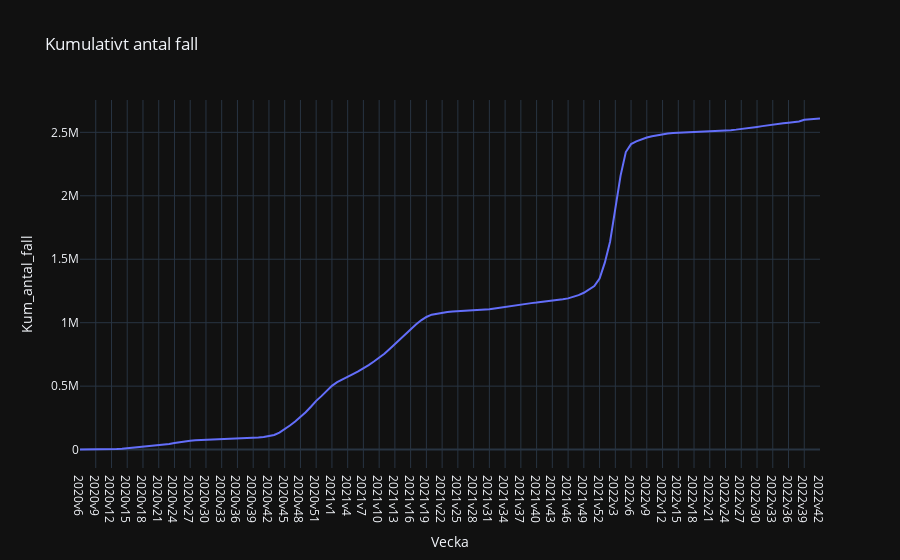

Here is the notebook cell this chart was saved with:
### Markdown cell above
Plotly

### Code cell
plotly_cumulative_number_of_cases = px.line(
    df_veckodata_riket_merged, x="Vecka", y="Kum_antal_fall", title="Kumulativt antal fall"
)
plotly_cumulative_number_of_cases.show()

### Figure 1 — Plotly figure (JSON) as saved in the notebook; plotly's stock layout.template omitted (floating-point values rounded to 4 significant figures; data arrays with more than 128 entries replaced by an {"elided": "..."} marker saying what was removed)
{"data": [{"hovertemplate": "Vecka=%{x}<br>Kum_antal_fall=%{y}<extra></extra>", "legendgroup": "", "line": {"color": "#636efa", "dash": "solid"}, "marker": {"symbol": "circle"}, "mode": "lines", "name": "", "orientation": "v", "showlegend": false, "x": {"elided": "142 str values"}, "xaxis": "x", "y": {"elided": "142 int values"}, "yaxis": "y", "type": "scatter"}], "layout": {"xaxis": {"anchor": "y", "domain": [0.0, 1.0], "title": {"text": "Vecka"}}, "yaxis": {"anchor": "x", "domain": [0.0, 1.0], "title": {"text": "Kum_antal_fall"}}, "legend": {"tracegroupgap": 0}, "title": {"text": "Kumulativt antal fall"}}}
